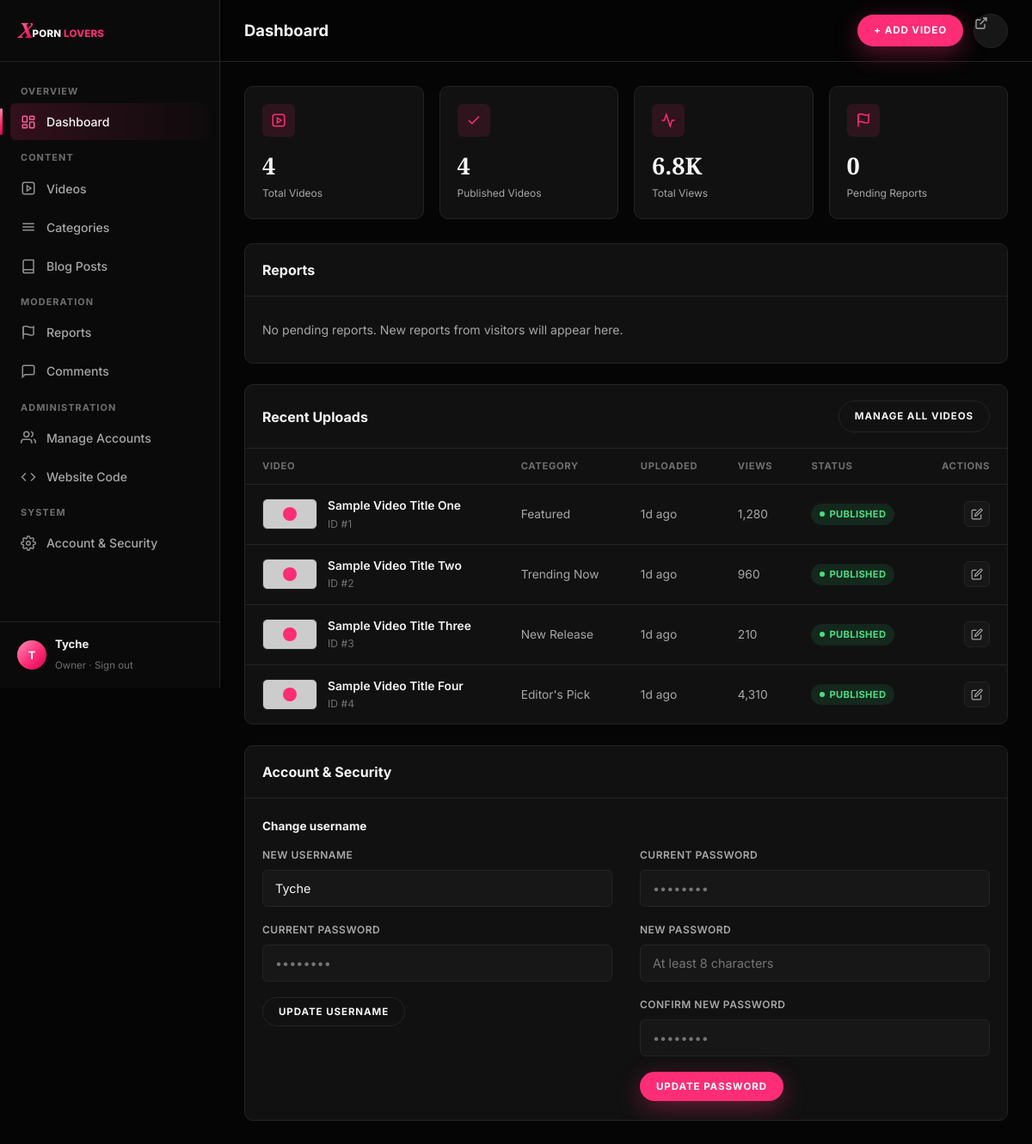
Page /admin/dashboard.php (signed in) on the committed database.
### tables this page shows
CREATE TABLE IF NOT EXISTS videos (
    id             INT UNSIGNED AUTO_INCREMENT PRIMARY KEY,
    title          VARCHAR(255) NOT NULL,
    slug           VARCHAR(255) NOT NULL UNIQUE,
    description    TEXT NULL,
    category_id    INT UNSIGNED NULL,
    video_url      VARCHAR(500) NOT NULL,
    thumbnail_url  VARCHAR(500) NULL,
    duration       VARCHAR(20) NULL,
    views          INT UNSIGNED NOT NULL DEFAULT 0,
    status         ENUM('published','unpublished','removed') NOT NULL DEFAULT 'published',
    removed_reason VARCHAR(255) NULL,
    created_by     INT UNSIGNED NULL,
    updated_by     INT UNSIGNED NULL,
    created_at     DATETIME NOT NULL DEFAULT CURRENT_TIMESTAMP,
    updated_at     DATETIME NOT NULL DEFAULT CURRENT_TIMESTAMP ON UPDATE CURRENT_TIMESTAMP,
    FOREIGN KEY (category_id) REFERENCES categories(id) ON DELETE SET NULL,
    FOREIGN KEY (created_by) REFERENCES admins(id) ON DELETE SET NULL,
    FOREIGN KEY (updated_by) REFERENCES admins(id) ON DELETE SET NULL,
    INDEX idx_videos_status_created (status, created_at),
    INDEX idx_videos_category (category_id)
);

CREATE TABLE IF NOT EXISTS categories (
    id          INT UNSIGNED AUTO_INCREMENT PRIMARY KEY,
    name        VARCHAR(100) NOT NULL,
    slug        VARCHAR(100) NOT NULL UNIQUE,
    description VARCHAR(500) NULL,
    created_at  DATETIME NOT NULL DEFAULT CURRENT_TIMESTAMP
);

### admin/dashboard.php (the view, shortened to what the rows shown need)
<?php
require_once __DIR__ . '/../includes/db.php';
require_once __DIR__ . '/../includes/helpers.php';
require_once __DIR__ . '/../includes/auth.php';
$admin = require_admin();
$pdo = db();
$canModerate = admin_has_role($admin, 'moderator');
$stats = [
    'total_videos'     => (int) $pdo->query('SELECT COUNT(*) FROM videos')->fetchColumn(),
    'published_videos' => (int) $pdo->query("SELECT COUNT(*) FROM videos WHERE status = 'published'")->fetchColumn(),
    'total_views'      => (int) $pdo->query('SELECT COALESCE(SUM(views), 0) FROM videos')->fetchColumn(),
    'pending_reports'  => $canModerate ? (int) $pdo->query("SELECT COUNT(*) FROM reports WHERE status = 'pending'")->fetchColumn() : 0,
];
$recentVideos = $pdo->query(
    "SELECT v.*, c.name AS category_name
     FROM videos v
     LEFT JOIN categories c ON c.id = v.category_id
     ORDER BY v.created_at DESC
     LIMIT 8"
)->fetchAll();
$statusBadges = [
    'published'   => ['class' => 'badge-published', 'label' => 'Published'],
    'unpublished' => ['class' => 'badge-draft',      'label' => 'Unpublished'],
    'removed'     => ['class' => 'badge-pending',    'label' => 'Removed'],
];
?>
<!doctype html>
<html lang="en">
<head>
<link rel="stylesheet" href="/assets/css/tokens.css">
<link rel="stylesheet" href="/assets/css/main.css">
<link rel="stylesheet" href="/assets/css/admin.css">
</head>
<body class="admin">
<div class="admin-shell">
  <?php $active = 'dashboard'; $pendingReportsCount = $stats['pending_reports']; include __DIR__ . '/../includes/partials/admin_sidebar.php'; ?>
  <div class="admin-main">
    <header class="admin-topbar">
      <div style="display:flex; align-items:center; gap:14px;">
        <h2>Dashboard</h2>
      </div>
    </header>
    <div class="admin-content">
      <div class="panel" id="recent-uploads" style="scroll-margin-top:20px;">
        <div class="table-wrap">
          <table class="data-table">
            <thead>
              <tr>
                <th>Video</th>
                <th>Category</th>
                <th>Uploaded</th>
                <th>Views</th>
                <th>Status</th>
                <th style="text-align:right;">Actions</th>
              </tr>
            </thead>
            <tbody>
              <?php if ($recentVideos): foreach ($recentVideos as $v):
                $badge = $statusBadges[$v['status']] ?? ['class' => 'badge-draft', 'label' => ucfirst($v['status'])];
              ?>
                <tr>
                  <td>
                    <div class="row-media">
                      <div class="row-thumb" <?= $v['thumbnail_url'] ? 'style="background-image:url(\'' . e($v['thumbnail_url']) . '\'); background-size:cover; background-position:center;"' : '' ?>></div>
                      <div class="row-title"><?= e($v['title']) ?><span>ID #<?= (int) $v['id'] ?></span></div>
                    </div>
                  </td>
                  <td><?= e($v['category_name'] ?? 'General') ?></td>
                  <td><?= e(time_ago($v['created_at'])) ?></td>
                  <td><?= number_format((int) $v['views']) ?></td>
                  <td><span class="badge <?= $badge['class'] ?>"><?= $badge['label'] ?></span></td>
                  <td><div class="row-actions">
                    <a href="/admin/videos.php?edit=<?= (int) $v['id'] ?>" aria-label="Edit"><svg viewBox="0 0 24 24" fill="none" stroke="currentColor" stroke-width="2"><path d="M11 4H4a2 2 0 0 0-2 2v14a2 2 0 0 0 2 2h14a2 2 0 0 0 2-2v-7"/><path d="M18.5 2.5a2.12 2.12 0 0 1 3 3L12 15l-4 1 1-4Z"/></svg></a>
                  </div></td>
                </tr>
              <?php endforeach; else: ?>
                <tr><td colspan="6" style="color:var(--text-secondary);">No videos yet.</td></tr>
              <?php endif; ?>
            </tbody>
          </table>
        </div>
      </div>
      <div class="panel" id="account" style="margin-top:24px; scroll-margin-top:20px;">
        <div style="padding:22px 20px; display:grid; grid-template-columns:1fr 1fr; gap:32px;">
          <div>
            <form method="post" action="/admin/actions/account_action.php">
              <div class="field">
                <label for="new_username">New username</label>
                <input id="new_username" name="new_username" type="text" value="<?= e($admin['username']) ?>" required>
              </div>
            </form>
          </div>
        </div>
      </div>
    </div>
  </div>
</div>
</body>
</html>

### includes/partials/admin_sidebar.php (shortened to what the rows shown need)
<?php
$roleLabels = ['creator' => 'Creator', 'moderator' => 'Moderator', 'admin' => 'Admin'];
$roleLabel = ($admin['is_owner'] ?? false) ? 'Owner' : ($roleLabels[$admin['role']] ?? ucfirst($admin['role']));
?>
<aside class="sidebar">
  <div class="sidebar-foot">
    <div class="avatar"><?= e(mb_strtoupper(mb_substr($admin['username'], 0, 1))) ?></div>
    <div class="who">
      <strong><?= e($admin['username']) ?></strong>
      <span><?= e($roleLabel) ?> · <a href="/admin/logout.php" style="color:var(--text-muted);">Sign out</a></span>
    </div>
  </div>
</aside>

### rows in the picture
videos: title "Sample Video Title One", id "1", category.name "Featured", created_at "1d ago", views "1,280", status "PUBLISHED"
videos: title "Sample Video Title Two", id "2", category.name "Trending Now", created_at "1d ago", views "960", status "PUBLISHED"
videos: title "Sample Video Title Three", id "3", category.name "New Release", created_at "1d ago", views "210", status "PUBLISHED"
videos: title "Sample Video Title Four", id "4", category.name "Editor's Pick", created_at "1d ago", views "4,310", status "PUBLISHED"

### other values in the picture
mb_strtoupper(mb_substr($admin['username'], 0, 1)) "T"
$admin['username'] "Tyche"
$roleLabel "Owner"
$stats['total_videos'] "4"
$stats['published_videos'] "4"
format_views($stats['total_views']) "6.8K"
$stats['pending_reports'] "0"
